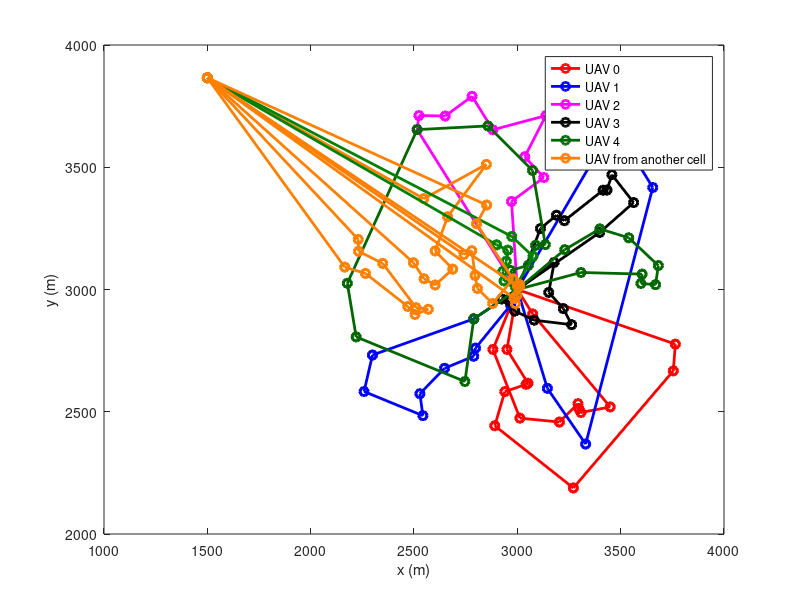

The MATLAB script that drew this image:
d1 =[3000 3000
2881.72 2754.75
2881.72 2754.75
3012.4 2473.98
3012.4 2473.98
3203.53 2457.89
3203.53 2457.89
3293.53 2533.21
3293.53 2533.21
3297.55 2512.69
3297.55 2512.69
3307.83 2496.87
3307.83 2496.87
3449.35 2519.69
3449.35 2519.69
3074.35 2899.92
3074.35 2899.92
3000 3000
3000 3000
2949.62 2754.76
2949.62 2754.76
3051.56 2616.77
3051.56 2616.77
3042.23 2612.01
3042.23 2612.01
2939.33 2582.2
2939.33 2582.2
2890.86 2442.72
2890.86 2442.72
3271.06 2188.29
3271.06 2188.29
3754.67 2667.24
3754.67 2667.24
3764.58 2776.54
3764.58 2776.54
3000 3000];
d2 =[3000 3000
2967.66 2936.42
2967.66 2936.42
2797.47 2760.19
2797.47 2760.19
2788.94 2726.97
2788.94 2726.97
2647.93 2677.79
2647.93 2677.79
2528.55 2573.7
2528.55 2573.7
2543.08 2484.06
2543.08 2484.06
2258.28 2582.71
2258.28 2582.71
2299.08 2731.95
2299.08 2731.95
2789.28 2879.93
2789.28 2879.93
3000 3000
3000 3000
3355.75 3513.66
3355.75 3513.66
3454.02 3706.07
3454.02 3706.07
3538.88 3673.21
3538.88 3673.21
3607.64 3610.16
3607.64 3610.16
3558.99 3549.46
3558.99 3549.46
3655.37 3417.22
3655.37 3417.22
3330.53 2367.83
3330.53 2367.83
3145.32 2595.76
3145.32 2595.76
3000 3000];
d3 =[3000 3000
2971.77 3360.2
2971.77 3360.2
3128.35 3457.96
3128.35 3457.96
3035.85 3542.79
3035.85 3542.79
3138.07 3711.19
3138.07 3711.19
2881.43 3653.25
2881.43 3653.25
2780.89 3790.23
2780.89 3790.23
2650.94 3709.44
2650.94 3709.44
2523.96 3711.58
2523.96 3711.58
2515.19 3653.92
2515.19 3653.92
3000 3000];
d4 =[3000 3000
3111.94 3249.36
3111.94 3249.36
3189.29 3303.76
3189.29 3303.76
3227.79 3281.42
3227.79 3281.42
3414.82 3406.14
3414.82 3406.14
3433.95 3406.71
3433.95 3406.71
3457.53 3469.59
3457.53 3469.59
3562.82 3355.61
3562.82 3355.61
3398.37 3233.34
3398.37 3233.34
3000 3000
3000 3000
2925 2961.26
2925 2961.26
2961.42 2952.34
2961.42 2952.34
2987.77 2911.78
2987.77 2911.78
3081.49 2874.5
3081.49 2874.5
3262.82 2856.1
3262.82 2856.1
3222.67 2921.76
3222.67 2921.76
3151.83 2988.13
3151.83 2988.13
3178.2 3110.61
3178.2 3110.61
3000 3000];
d5 =[3000 3000
3229.47 3162.92
3229.47 3162.92
3399.37 3247.92
3399.37 3247.92
3539.07 3211.41
3539.07 3211.41
3682.25 3097.96
3682.25 3097.96
3668.81 3019.78
3668.81 3019.78
3597.81 3024.7
3597.81 3024.7
3603.64 3063
3603.64 3063
3307.94 3069.63
3307.94 3069.63
3000 3000
3000 3000
2967.49 3077.78
2967.49 3077.78
3053.52 3098.88
3053.52 3098.88
3088.24 3180.62
3088.24 3180.62
3135.36 3183.6
3135.36 3183.6
3073.5 3487
3073.5 3487
2857.85 3669.04
2857.85 3669.04
2515.19 3653.92
2515.19 3653.92
2177.4 3025.46
2177.4 3025.46
2220.11 2806.16
2220.11 2806.16
2746.2 2623.83
2746.2 2623.83
2789.28 2879.93
2789.28 2879.93
3000 3000];
d6 =[1500 3866.03
2230.19 3204.94
2230.19 3204.94
2231.64 3156.35
2231.64 3156.35
2348.64 3106.71
2348.64 3106.71
2510.18 2925.77
2510.18 2925.77
2569.29 2919.19
2569.29 2919.19
2505.03 2897.84
2505.03 2897.84
2469.96 2930.46
2469.96 2930.46
2265.34 3065.67
2265.34 3065.67
2164.88 3091.64
2164.88 3091.64
1500 3866.03];
d7 =[1500 3866.03
2497.57 3109.26
2497.57 3109.26
2548.73 3043.88
2548.73 3043.88
2602.27 3018.36
2602.27 3018.36
2687.44 3083.29
2687.44 3083.29
2602.25 3157.68
2602.25 3157.68
2662.55 3297.41
2662.55 3297.41
2850.22 3511.77
2850.22 3511.77
2547.53 3371.54
2547.53 3371.54
1500 3866.03];
d8 =[1500 3866.03
2899.75 3182.7
2899.75 3182.7
2953.78 3160.95
2953.78 3160.95
2946.52 3115.55
2946.52 3115.55
2929.54 3074.17
2929.54 3074.17
2935.57 3035
2935.57 3035
2972.38 3032.11
2972.38 3032.11
2991.34 3009.9
2991.34 3009.9
3075.64 3135.76
3075.64 3135.76
2973.19 3216.87
2973.19 3216.87
1500 3866.03];
d9 =[1500 3866.03
3000.44 3014.94
3000.44 3014.94
3009.53 3020.78
3009.53 3020.78
3010.06 3011.7
3010.06 3011.7
2998.28 2976.32
2998.28 2976.32
2990.74 2942.26
2990.74 2942.26
2984.26 2964.38
2984.26 2964.38
1500 3866.03];
d10 =[1500 3866.03
2741.18 3143.48
2741.18 3143.48
2779.77 3158.82
2779.77 3158.82
2795.22 3057.47
2795.22 3057.47
2806.8 3004.21
2806.8 3004.21
2880.74 2942.79
2880.74 2942.79
2978.89 3042.78
2978.89 3042.78
2802.75 3268.64
2802.75 3268.64
2851.46 3345.4
2851.46 3345.4
1500 3866.03];
x1 = d1(:,1);
x2 = d2(:,1);
x3 = d3(:,1);
x4 = d4(:,1);
x5 = d5(:,1);
x6 = d6(:,1);
x7 = d7(:,1);
x8 = d8(:,1);
x9 = d9(:,1);
x10 = d10(:,1);
y1 = d1(:,2);
y2 = d2(:,2);
y3 = d3(:,2);
y4 = d4(:,2);
y5 = d5(:,2);
y6 = d6(:,2);
y7 = d7(:,2);
y8 = d8(:,2);
y9 = d9(:,2);
y10 = d10(:,2);
close all;
width = 2;
plot(x1,y1,'-ro', 'LineWidth',width);
hold on;
plot(x2,y2,'-bo', 'LineWidth',width);
plot(x3,y3,'-mo', 'LineWidth',width);
plot(x4,y4,'-ko', 'LineWidth',width);
plot(x5,y5,'-o','Color',[0 0.4 0], 'LineWidth',width);
plot(x6,y6,'-o','Color',[1 0.5 0], 'LineWidth',width);
plot(x7,y7,'-o','Color',[1 0.5 0], 'LineWidth',width);
plot(x8,y8,'-o','Color',[0 0.5 0], 'LineWidth',width);
plot(x9,y9,'-o','Color',[1 0.5 0], 'LineWidth',width);
plot(x10,y10,'-o','Color',[1 0.5 0], 'LineWidth',width);
legend("UAV 0", "UAV 1", "UAV 2", "UAV 3", "UAV 4","UAV from another cell");
xlabel('x (m)');
xlim([1000 4000]);
ylabel('y (m)');
hold off;